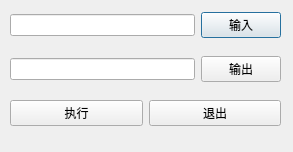
<?xml version="1.0" encoding="UTF-8"?>
<ui version="4.0">
 <class>ImageAnticolorDlg</class>
 <widget class="QDialog" name="ImageAnticolorDlg">
  <property name="geometry">
   <rect>
    <x>0</x>
    <y>0</y>
    <width>293</width>
    <height>152</height>
   </rect>
  </property>
  <property name="windowTitle">
   <string>Dialog</string>
  </property>
  <widget class="QWidget" name="">
   <property name="geometry">
    <rect>
     <x>10</x>
     <y>0</y>
     <width>271</width>
     <height>141</height>
    </rect>
   </property>
   <layout class="QVBoxLayout" name="verticalLayout">
    <item>
     <layout class="QHBoxLayout" name="horizontalLayout">
      <item>
       <widget class="QLineEdit" name="lineEditInput"/>
      </item>
      <item>
       <widget class="QPushButton" name="pushButtonInput">
        <property name="text">
         <string>输入</string>
        </property>
       </widget>
      </item>
     </layout>
    </item>
    <item>
     <layout class="QHBoxLayout" name="horizontalLayout_2">
      <item>
       <widget class="QLineEdit" name="lineEditOutput"/>
      </item>
      <item>
       <widget class="QPushButton" name="pushButtonOutput">
        <property name="text">
         <string>输出</string>
        </property>
       </widget>
      </item>
     </layout>
    </item>
    <item>
     <layout class="QHBoxLayout" name="horizontalLayout_3">
      <item>
       <widget class="QPushButton" name="pushButtonApply">
        <property name="text">
         <string>执行</string>
        </property>
       </widget>
      </item>
      <item>
       <widget class="QPushButton" name="pushButton_4">
        <property name="text">
         <string>退出</string>
        </property>
       </widget>
      </item>
     </layout>
    </item>
   </layout>
  </widget>
 </widget>
 <resources/>
 <connections>
  <connection>
   <sender>pushButton_4</sender>
   <signal>clicked()</signal>
   <receiver>ImageAnticolorDlg</receiver>
   <slot>close()</slot>
   <hints>
    <hint type="sourcelabel">
     <x>224</x>
     <y>127</y>
    </hint>
    <hint type="destinationlabel">
     <x>246</x>
     <y>142</y>
    </hint>
   </hints>
  </connection>
 </connections>
</ui>
